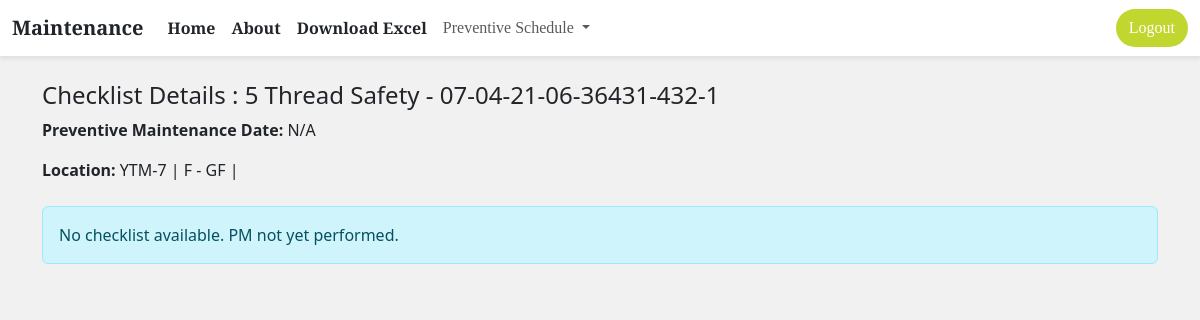
The page /view_checklist/5 (signed in) on the database its author committed.
### app.py (models this page shows, shortened)
class Todo(db.Model):
    sno = db.Column(db.Integer, primary_key=True)
    category = db.Column(db.String(200), nullable=True)
    desc = db.Column(db.String(500), nullable=True)
    tag = db.Column(db.String(500), nullable=True)
    unit = db.Column(db.String(500), nullable=True)
    building = db.Column(db.String(500), nullable=True)
    floor = db.Column(db.String(500), nullable=True)
    serial = db.Column(db.String(500), nullable=True)
    date = db.Column(db.String(500), nullable=True)
    home = db.Column(db.String(500),nullable=True)
    status = db.Column(db.String(500), nullable=True)
    brand = db.Column(db.String(500), nullable=True)
    model = db.Column(db.String(500), nullable=True)
    pm_date = db.Column(db.Date)
    pm_status = db.Column(db.String(20), default="Pending")  # "Pending" or "Done"
    checklist = db.Column(db.Text)  # JSON or plain text data of checklist

### app.py (the view)
@app.route("/view_checklist/<int:sno>")
@login_required
def view_checklist(sno):
    todo = Todo.query.get_or_404(sno)
    if current_user.role != 'master' and todo.unit != current_user.unit:
        flash("Unauthorized access.", "danger")
        return redirect("/")
    return render_template("view_checklist.html", todo=todo)

### app.py (called while the page is built)
@login_manager.user_loader
def load_user(user_id):
    return User.query.get(int(user_id))

### templates/view_checklist.html
{% extends "base.html" %}
{% block body %}
<div class="container mt-4">
    <h4>Checklist Details : {{ todo.desc }} - {{ todo.tag }}</h4>
    <p><strong>Preventive Maintenance Date:</strong> {{ todo.pm_date.strftime('%d %B %Y') if todo.pm_date else 'N/A' }}
    </p>
    <p><strong>Location:</strong> {{ todo.unit }} | {{ todo.building }} - {{ todo.floor }} |</p>
    {% if todo.pm_status == "Done" %}
    <h5 class="mt-4">Submitted Checklist:</h5>
    {% set checklist = todo.checklist | safe | loads %}
    <div class="table-responsive-custom">
        <table class="table table-bordered mt-3">
            <thead>
                <tr>
                    <th>S.No</th>
                    <th>Description</th>
                    <th>Check</th>
                    <th>Repaired</th>
                    <th>Replaced</th>
                    <th>Remarks</th>
                </tr>
            </thead>
            <tbody>
                {% for row in checklist %}
                <tr>
                    <td>{{ row.sno }}</td>
                    <td>{{ row.desc }}</td>
                    <td>{{ row.check }}</td>
                    <td>{{ row.repaired }}</td>
                    <td>{{ row.replaced }}</td>
                    <td>{{ row.remarks }}</td>
                </tr>
                {% endfor %}
            </tbody>
        </table>
    </div>
    {% else %}
    <div class="alert alert-info mt-4">No checklist available. PM not yet performed.</div>
    {% endif %}
</div>
{% endblock body%}

### templates/base.html (style rules this page uses)
body { margin: 0; padding: 0; box-sizing: border-box; background-color: #f1f1f1; }

### rows shown on the page
Todo: desc "5 Thread Safety", tag "07-04-21-06-36431-432-1", pm_date "N/A", unit "YTM-7", building "F", floor "GF"
